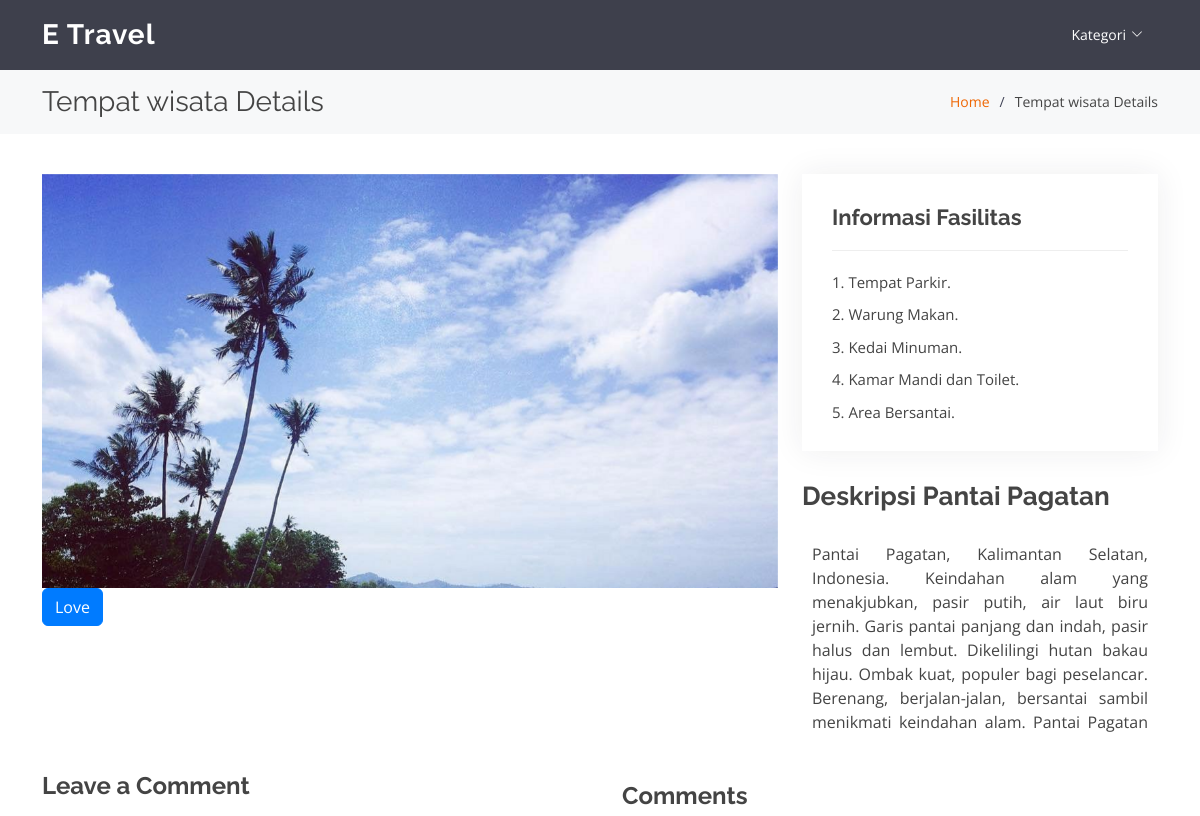
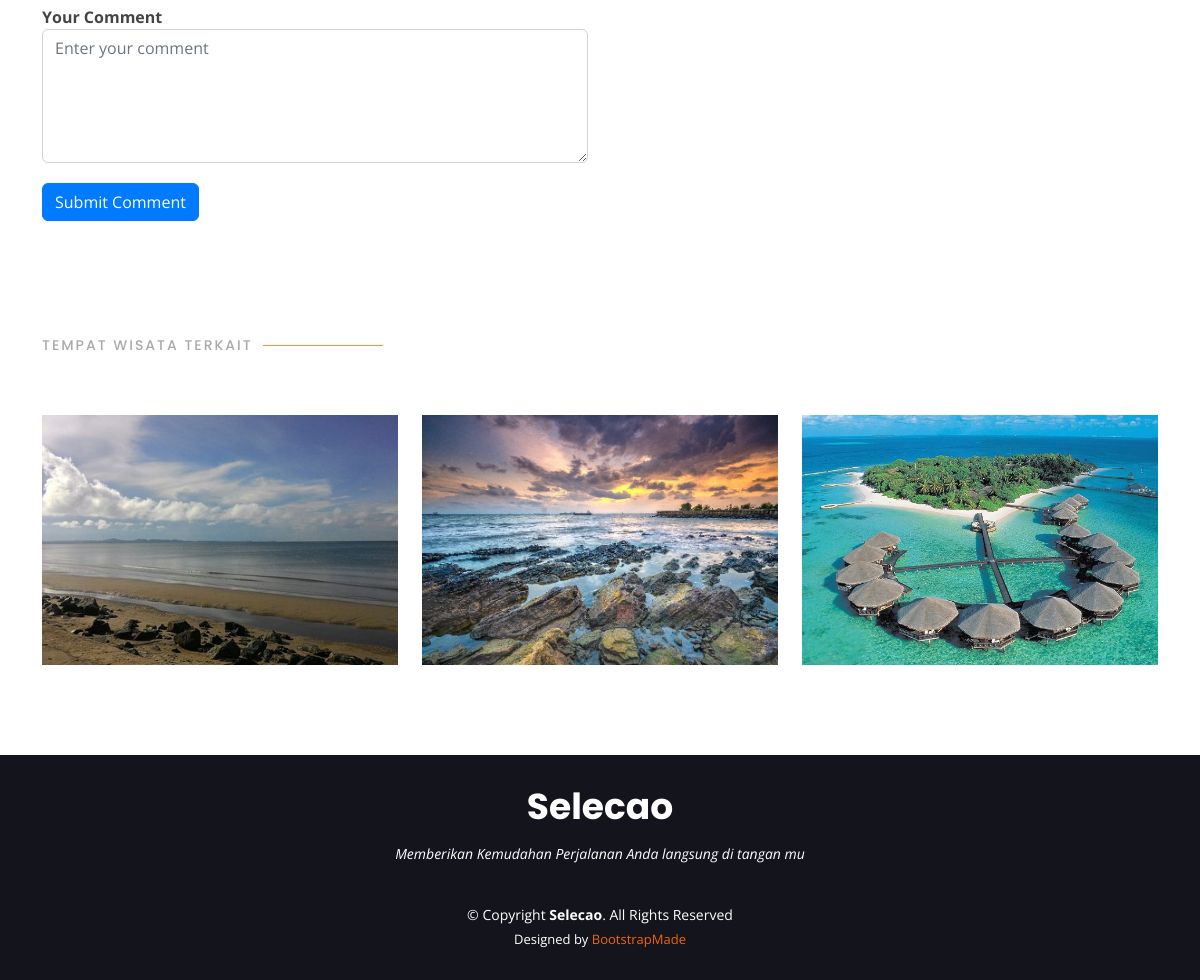
The app's page /portfolio-details-user.php?id_tempat_wisata=2 (signed in) with its own data (2 pictures, top to bottom).
### tables this page shows
CREATE TABLE `image` (
  `id_image` int(11) NOT NULL,
  `image` varchar(255) NOT NULL,
  `image_satu` varchar(255) NOT NULL,
  `image_dua` varchar(255) NOT NULL,
  `id_tempat_wisata` int(11) NOT NULL
);

CREATE TABLE `fasilitas` (
  `id_fasilitas` int(11) NOT NULL,
  `deskripsi_fasilitas` text NOT NULL,
  `id_tempat_wisata` int(11) NOT NULL
);

CREATE TABLE `tempat_wisata` (
  `id_tempat_wisata` int(11) NOT NULL,
  `name_tw` varchar(255) NOT NULL,
  `deskripsi` text NOT NULL,
  `image_tw` varchar(255) NOT NULL,
  `id_daerah_wisata` int(11) NOT NULL,
  `id_kategori` int(11) NOT NULL
);

### public/portfolio-details-user.php (the view, shortened to what this page needs)
<?php
require_once "../admin/proses.php";
?>
<!DOCTYPE html>
<html lang="en">
<head>
    <link href="assets/vendor/animate.css/animate.min.css" rel="stylesheet">
    <link href="assets/vendor/aos/aos.css" rel="stylesheet">
    <link href="assets/vendor/bootstrap/css/bootstrap.min.css" rel="stylesheet">
    <link href="assets/vendor/bootstrap-icons/bootstrap-icons.css" rel="stylesheet">
    <link href="assets/vendor/boxicons/css/boxicons.min.css" rel="stylesheet">
    <link href="assets/vendor/glightbox/css/glightbox.min.css" rel="stylesheet">
    <link href="assets/vendor/remixicon/remixicon.css" rel="stylesheet">
    <link href="assets/vendor/swiper/swiper-bundle.min.css" rel="stylesheet">
    <link href="assets/css/style.css" rel="stylesheet">
</head>
<body>
    <header id="header" class="fixed-top d-flex align-items-center  ">
        <div class="container d-flex align-items-center justify-content-between">
            <div class="logo">
                <h1><a href="indexUser.php">E Travel</a></h1>
            </div>
            <nav id="navbar" class="navbar">
                <ul>
                    <li class="dropdown"><a href="#"><span>Kategori</span> <i class="bi bi-chevron-down"></i></a>
                    </li>
                </ul>
            </nav>
        </div>
    </header>
    <main id="main">
        <section id="breadcrumbs" class="breadcrumbs">
            <div class="container">
                <div class="d-flex justify-content-between align-items-center">
                    <h2>Tempat wisata Details</h2>
                    <ol>
                        <li><a href="indexUser.php">Home</a></li>
                        <li>Tempat wisata Details</li>
                    </ol>
                </div>
            </div>
        </section>
        <section id="portfolio-details" class="portfolio-details">
            <div class="container">
                <div class="row gy-4">
                    <div class="col-lg-8">
                        <div class="portfolio-details-slider swiper">
                            <div class="swiper-wrapper align-items-center">
                                <?php
                                include "../config/config.php";
                                $id_tempat_wisata = $_GET['id_tempat_wisata'];
                                $data = mysqli_query($host, "SELECT * FROM `image` WHERE `id_tempat_wisata` = $id_tempat_wisata");
                                while ($d = mysqli_fetch_array($data)) {
                                ?>
                                    <div class="swiper-slide">
                                        <img src="../admin/assets/img/<?php echo $d["image"]; ?>" data-gallery="portfolioGallery" class="portfolio-lightbox preview-link" alt="">
                                    </div>
                                <?php
                                }
                                ?>
                            </div>
                        </div>
                        <form method="post" id="form">
                            <button type="button" id="like" name="submit-like" class="love-button btn btn-primary" onclick="toggleLove()">Love</button>
                        </form>
                    </div>
                    <div class="col-lg-4">
                        <?php
                        $query = "SELECT deskripsi_fasilitas FROM fasilitas WHERE id_tempat_wisata = $id_tempat_wisata";
                        $result = mysqli_query($host, $query);
                        $row = mysqli_fetch_assoc($result);
                        $description = $row['deskripsi_fasilitas'];
                        $items = explode("\n", $description);
                        ?>
                        <div class="portfolio-info">
                            <h3>Informasi Fasilitas</h3>
                            <div class="facilities-container">
                                <ul class="facilities-list">
                                    <?php foreach ($items as $item) { ?>
                                        <?php if (!empty($item)) { ?>
                                            <li><strong></strong> <?php echo trim($item); ?><br></li>
                                        <?php } ?>
                                    <?php } ?>
                                </ul>
                            </div>
                        </div>
                        <?php
                        $query = "SELECT name_tw, deskripsi FROM tempat_wisata WHERE id_tempat_wisata = $id_tempat_wisata";
                        $result = mysqli_query($host, $query);
                        if ($result && mysqli_num_rows($result) > 0) {
                            $row = mysqli_fetch_assoc($result);
                            $name_tw = $row['name_tw'];
                            $deskripsi = $row['deskripsi'];
                        } else {
                            $name_tw = "Title Not Found";
                            $deskripsi = "Description Not Found";
                        }
                        ?>
                        <div class="portfolio-description">
                            <h2>Deskripsi <?php echo $name_tw; ?></h2>
                            <div class="description-content">
                                <p style="text-align: justify;">
                                    <?php echo $deskripsi; ?>
                                </p>
                            </div>
                        </div>
                    </div>
                    <div class="portfolio-comments">
                        <div class="row">
                            <div class="col-lg-6">
                                <h3>Leave a Comment</h3>
                                <form class="comment-form" action="proses-add.php" method="post">
                                    <div class="form-group">
                                        <label for="comment">Your Comment</label>
                                        <textarea class="form-control" id="comment" rows="5" placeholder="Enter your comment" name="komentar" required></textarea>
                                    </div>
                                    <button type="submit" class="btn btn-primary" name="submit_komentar">Submit Comment</button>
                                </form>
                            </div>
                            <div class="col-lg-6">
                                <div class="comment-list">
                                    <h3>Comments</h3>
                                </div>
                            </div>
                        </div>
                    </div>
                </div>
            </div>
        </section>
        <section id="portfolio" class="portfolio">
            <div class="container">
                <div class="section-title" data-aos="fade-up">
                    <h2>Tempat Wisata Terkait</h2>
                </div>
                <div class="row">
                    <div class="container">
                        <div class="row portfolio-container" data-aos="fade-up">
                            <?php
                            include "../config/config.php";
                            $data = mysqli_query($host, "SELECT `tw`.`id_tempat_wisata`, `tw`.`name_tw`, `tw`.`deskripsi`, `tw`.`image_tw`, `dw`.`name_dw`, `ka`.`id_kategori`, `ka`.`name_kategori`
                        FROM `tempat_wisata` AS `tw`
                        JOIN `daerah_wisata` AS `dw` ON `tw`.`id_daerah_wisata` = `dw`.`id_daerah_wisata`
                        JOIN `kategori` AS `ka` ON `tw`.`id_kategori` = `ka`.`id_kategori`
                        WHERE `tw`.`id_daerah_wisata` = (SELECT `id_daerah_wisata` FROM `tempat_wisata` WHERE `id_tempat_wisata` = '$id_tempat_wisata')");
                            while ($d = mysqli_fetch_array($data)) {
                            ?>
                                <div class="col-lg-4 col-md-6 portfolio-item filter-card">
                                    <div class="portfolio-img"><img src="../admin/assets/img/<?php echo $d["image_tw"]; ?>" class="img-fluid" alt="image"></div>
                                </div>
                            <?php
                            }
                            ?>
                        </div>
                    </div>
                </div>
            </div>
        </section>
    </main>
    <footer id="footer">
        <div class="container">
            <h3>Selecao</h3>
            <p>Memberikan Kemudahan Perjalanan Anda langsung di tangan mu</p>
            <div class="copyright">
                &copy; Copyright <strong><span>Selecao</span></strong>. All Rights Reserved
            </div>
            <div class="credits">
                Designed by <a href="https://bootstrapmade.com/">BootstrapMade</a>
            </div>
        </div>
    </footer>
</body>
</html>

### public/assets/css/style.css (style rules this page uses)
body { font-family: "Open Sans", sans-serif; color: #444444; }
a { color: #ef6603; text-decoration: none; }
h1, h2, h3, h4, h5, h6 { font-family: "Raleway", sans-serif; }
#header { height: 70px; transition: all 0.5s; z-index: 997; transition: all 0.5s; background: rgba(42, 44, 57, 0.9); }
#header .logo h1 { font-size: 28px; margin: 0; padding: 0; line-height: 1; font-weight: 700; letter-spacing: 1px; }
#header .logo h1 a, #header .logo h1 a:hover { color: #fff; text-decoration: none; }
.navbar { padding: 0; }
.navbar ul { margin: 0; padding: 0; display: flex; list-style: none; align-items: center; }
.navbar li { position: relative; }
.navbar a, .navbar a:focus { display: flex; align-items: center; justify-content: space-between; padding: 5px 15px 7px 15px; margin-left: 5px; font-size: 14px; color: #fff; white-space: nowrap; transition: 0.3s; border-radius: 50px; }
.navbar a i, .navbar a:focus i { font-size: 12px; line-height: 0; margin-left: 5px; }
section { padding: 60px 0; overflow: hidden; }
.section-title { padding-bottom: 40px; }
.section-title h2 { font-size: 14px; font-weight: 500; padding: 0; line-height: 1px; margin: 0 0 5px 0; letter-spacing: 2px; text-transform: uppercase; color: #aaaaaa; font-family: "Poppins", sans-serif; }
.section-title h2::after { content: ""; width: 120px; height: 1px; display: inline-block; background: #fd9042; margin: 4px 10px; }
.portfolio .portfolio-item { margin-bottom: 30px; }
.portfolio-img { height: 250px; }
.portfolio-img img { width: 100%; height: 100%; object-fit: cover; }
.portfolio .portfolio-item .portfolio-img { overflow: hidden; }
.portfolio .portfolio-item .portfolio-img img { transition: all 0.8s ease-in-out; }
.portfolio-details { padding-top: 40px; }
.portfolio-details .portfolio-details-slider img { width: 100%; }
.portfolio-details .portfolio-info { padding: 30px; box-shadow: 0px 0 30px rgba(42, 44, 57, 0.08); }
.portfolio-details .portfolio-info h3 { font-size: 22px; font-weight: 700; margin-bottom: 20px; padding-bottom: 20px; border-bottom: 1px solid #eee; }
.portfolio-details .portfolio-info ul { list-style: none; padding: 0; font-size: 15px; }
.portfolio-details .portfolio-info ul li+li { margin-top: 10px; }
.portfolio-details .portfolio-description { padding-top: 30px; }
.portfolio-details .portfolio-description h2 { font-size: 26px; font-weight: 700; margin-bottom: 20px; }
.portfolio-details .portfolio-description p { padding: 0; }
.breadcrumbs { padding: 15px 0; margin-top: 70px; background: #f7f8f9; min-height: 40px; }
.breadcrumbs h2 { font-size: 28px; font-weight: 400; margin: 0; }
.breadcrumbs ol { display: flex; flex-wrap: wrap; list-style: none; padding: 0; margin: 0; font-size: 14px; }
.breadcrumbs ol li+li { padding-left: 10px; }
.breadcrumbs ol li+li::before { display: inline-block; padding-right: 10px; color: #404356; content: "/"; }
#footer { background: #14151c; color: #fff; font-size: 14px; text-align: center; padding: 30px 0; }
#footer h3 { font-size: 36px; font-weight: 700; color: #fff; position: relative; font-family: "Poppins", sans-serif; padding: 0; margin: 0 0 15px 0; }
#footer p { font-size: 15; font-style: italic; padding: 0; margin: 0 0 40px 0; }
#footer .copyright { margin: 0 0 5px 0; }
#footer .credits { font-size: 13px; }

### public/portfolio-details-user.php (style rules this page uses)
.portfolio-details-slider .swiper-slide img { width: 100%; height: auto; }
.swiper-slide { height: 0; padding-bottom: 56.25%; position: relative; }
.swiper-slide img { position: absolute; top: 0; left: 0; width: 100%; height: 100%; object-fit: cover; }
.facilities-container { max-height: 150px; overflow-y: auto; }
.facilities-list { padding-right: 15px; }
.description-content { max-height: 200px; overflow-y: auto; padding: 10px; }
.comment-list { max-height: 280px; overflow-y: auto; padding: 10px; }
.portfolio-comments { margin-top: 40px; }
.portfolio-comments h3 { font-size: 24px; font-weight: bold; margin-bottom: 20px; }
.comment-form .form-group { margin-bottom: 20px; }
.comment-form label { font-weight: bold; }
.btn-primary { background-color: #007bff; color: #fff; border-color: #007bff; }
.portfolio-img { height: 250px; }
.portfolio-img img { width: 100%; height: 100%; object-fit: cover; }

### records on screen
image: image (picture)
fasilitas: deskripsi_fasilitas "1. Tempat Parkir.", deskripsi_fasilitas "2. Warung Makan.", deskripsi_fasilitas "3. Kedai Minuman.", deskripsi_fasilitas "4. Kamar Mandi dan Toilet.", deskripsi_fasilitas "5. Area Bersantai."
tempat_wisata: name_tw "Pantai Pagatan", deskripsi "Pantai Pagatan, Kalimantan Selatan, Indonesia. Keindahan alam yang menakjubkan, pasir putih, air laut biru jernih. Garis pantai panjang dan indah, pasir halus dan lembut. Dikelilingi hutan bakau hijau. Ombak kuat, populer bagi peselancar. Berenang, berjalan-jalan, bersantai sambil menikmati keindahan alam. Pantai Pagatan…", image_tw (picture)
tempat_wisata: image_tw (picture)
tempat_wisata: image_tw (picture)
